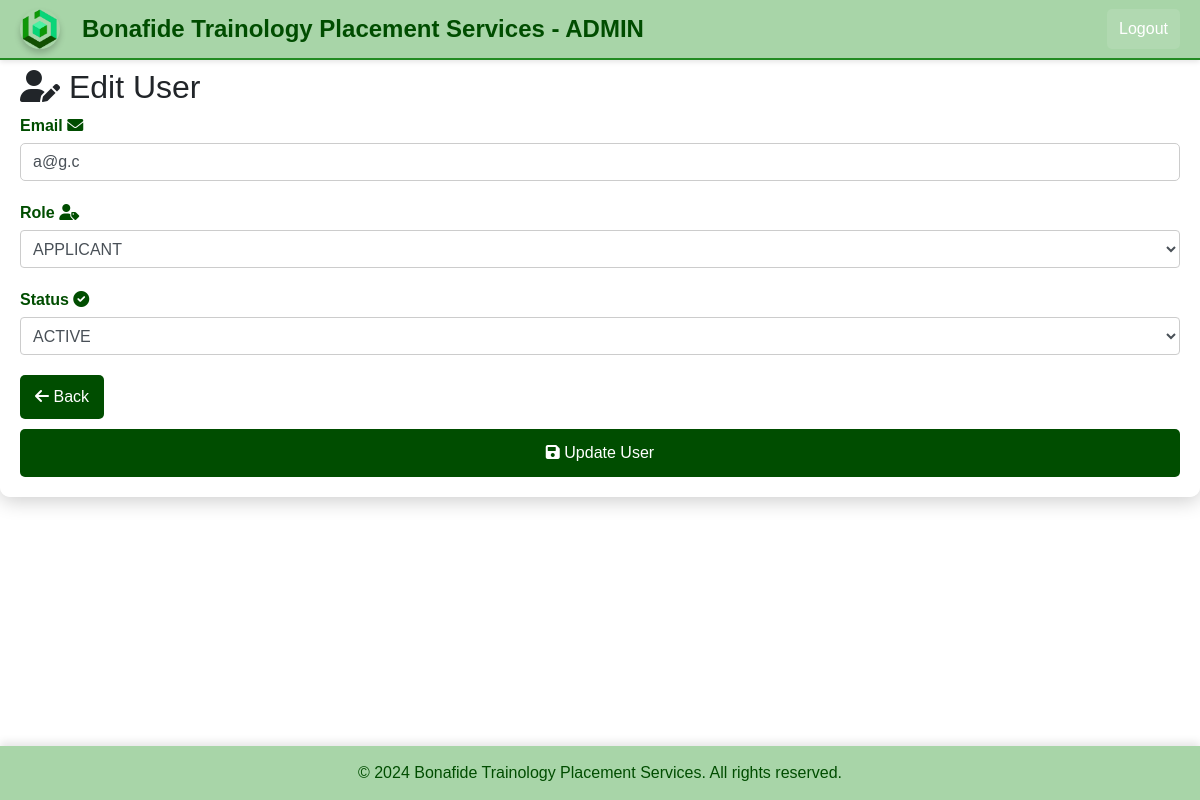
Page /user_admin/edit_user.php?user_id=35 (signed in) on the committed database.
### tables this page shows
CREATE TABLE `users` (
  `user_id` int(11) NOT NULL,
  `email` varchar(100) NOT NULL,
  `password` varchar(255) NOT NULL,
  `role` enum('APPLICANT','RECRUITER','USER_ADMIN') NOT NULL,
  `last_login` datetime DEFAULT NULL,
  `registration_date` datetime NOT NULL DEFAULT current_timestamp(),
  `status` enum('ACTIVE','INACTIVE','BANNED') DEFAULT 'INACTIVE',
  `verification_token` varchar(255) DEFAULT NULL
);

### user_admin/edit_user.php (the view, shortened to what this page needs)
<?php
include 'header.php';
if (isset($_GET['user_id'])) {
    $user_id = filter_var($_GET['user_id'], FILTER_VALIDATE_INT);
    if ($user_id) {
        $stmt = $conn->prepare("SELECT * FROM users WHERE user_id = ?");
        $stmt->bind_param("i", $user_id);
        $stmt->execute();
        $result = $stmt->get_result();
        $user = $result->fetch_assoc();
    } else {
        die("Invalid user ID.");
    }
}
?>
<!DOCTYPE html>
<html lang="en">
<head>
    <link rel="stylesheet" href="https://maxcdn.bootstrapcdn.com/bootstrap/4.5.2/css/bootstrap.min.css">
    <link rel="stylesheet" href="user_admin_styles.css">
    <link rel="stylesheet" href="https://cdnjs.cloudflare.com/ajax/libs/font-awesome/6.0.0-beta3/css/all.min.css">
</head>
<body class="edit-user-main-content">
    <div class="edit-user-container mt-5">
        <h2><i class="fas fa-user-edit"></i> Edit User</h2>
        <form method="POST">
            <div class="form-group">
                <label for="email">Email <i class="fas fa-envelope"></i></label>
                <input type="email" class="form-control" name="email" value="<?php echo htmlspecialchars($user['email']); ?>" required>
            </div>
            <div class="form-group">
                <label for="role">Role <i class="fas fa-user-tag"></i></label>
                <select name="role" class="form-control" required>
                    <option value="APPLICANT" <?php echo ($user['role'] == 'APPLICANT') ? 'selected' : ''; ?>>APPLICANT</option>
                </select>
            </div>
            <div class="form-group">
                <label for="status">Status <i class="fas fa-check-circle"></i></label>
                <select name="status" class="form-control" required>
                    <option value="ACTIVE" <?php echo ($user['status'] == 'ACTIVE') ? 'selected' : ''; ?>>ACTIVE</option>
                </select>
            </div>
            <a href="dashboard.php" class="btn btn-secondary mr-2"><i class="fas fa-arrow-left"></i> Back</a>
            <button type="submit" class="btn btn-primary"><i class="fas fa-save"></i> Update User</button>
        </form>
    </div>
</body>
<?php include 'footer.php'; ?>
</html>

### recruiter/recruiter_styles.css (style rules this page uses)
* { margin: 0; padding: 0; box-sizing: border-box; font-family: Arial, sans-serif; }
body { display: flex; flex-direction: column; background-color: #f0f4f7; color: #333; }
.form-group label { font-weight: bold; color: #004d00; margin-bottom: 5px; }
.form-group select { width: 100%; padding: 8px; border: 1px solid #ccc; border-radius: 4px; font-size: 1em; transition: border-color 0.3s; }
button, .btn { background-color: #228B22; color: white; border: none; border-radius: 4px; padding: 10px 15px; font-size: 1em; cursor: pointer; transition: background-color 0.3s; }
form div { margin-bottom: 15px; display: flex; flex-direction: column; }
form label { font-weight: bold; color: #555; margin-bottom: 5px; }
form input[type="text"], form input[type="number"], form input[type="date"], form select, form textarea { padding: 8px; font-size: 1em; border: 1px solid #ccc; border-radius: 5px; background-color: #f9f9f9; }
button[type="submit"], button[type="button"] { background-color: #228B22; color: #ffffff; border: none; border-radius: 5px; padding: 10px 15px; font-size: 0.9em; cursor: pointer; transition: background-color 0.3s ease; margin-top: 10px; }
button[type="submit"], button[type="button"] { background-color: #228B22; color: #ffffff; border: none; border-radius: 5px; padding: 12px; font-size: 1em; cursor: pointer; transition: background-color 0.3s ease; }
button[type="submit"] { width: 100%; padding: 12px; background-color: #228B22; color: white; border: none; border-radius: 5px; font-size: 1em; cursor: pointer; transition: background-color 0.3s; }

### user_admin/user_admin_styles.css (style rules this page uses)
.form-group label { font-weight: bold; color: #004d00; }
.form-control { border: 1px solid #ccc; border-radius: 5px; transition: border-color 0.3s; }
.btn { background-color: #004d00; border: none; border-radius: 5px; padding: 10px; font-size: 16px; transition: background-color 0.3s, transform 0.2s; color: white; }
.btn { background-color: #004d00; border: none; border-radius: 5px; padding: 10px 15px; font-size: 16px; transition: background-color 0.3s, transform 0.2s; color: white; }
.edit-user-container { background-color: rgba(255, 255, 255, 0.95); border-radius: 10px; padding: 20px; box-shadow: 0 4px 20px rgba(0, 0, 0, 0.2); }
.edit-user-container .form-group { margin-bottom: 20px; }
.edit-user-container .btn { background-color: #004d00; border-radius: 5px; }
.form-group { margin-bottom: 20px; }
.btn { background-color: #004d00; border-radius: 5px; }
html, body { height: 100%; margin: 0; }
body { display: flex; flex-direction: column; }

### rows in the picture
users: email "a@g.c", role "APPLICANT", status "ACTIVE"
